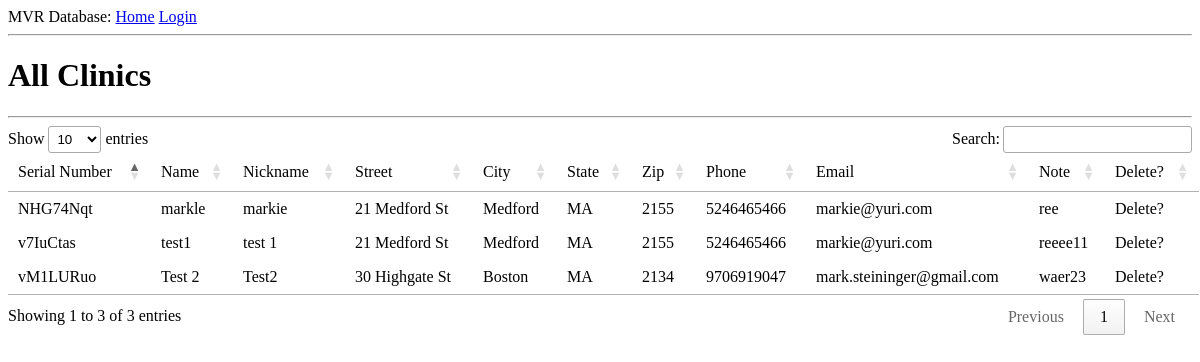
Before: /clinictable with the older database file.
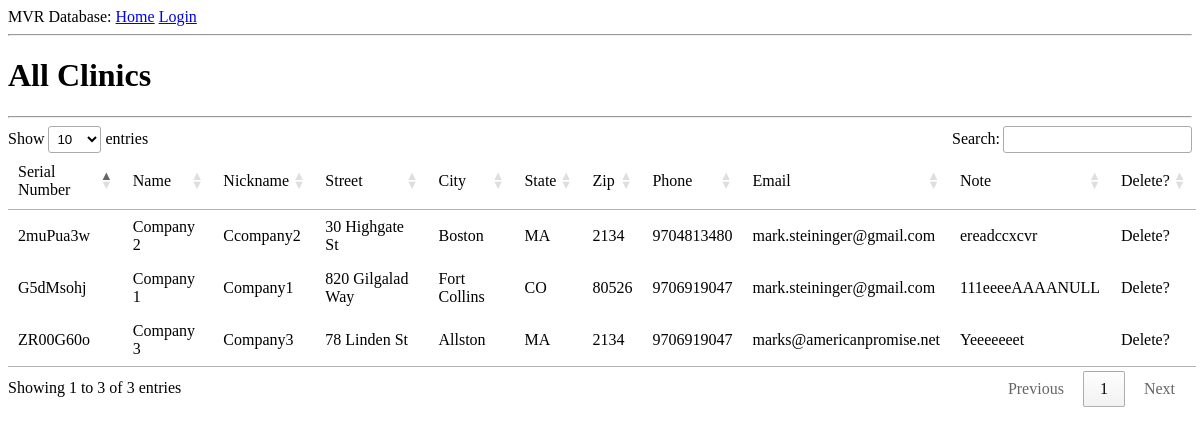
After: the same page with the newer database file.
### app/models.py (models this page shows, shortened)
class Clinic(db.Model):
    clinicSerialNum = db.Column(db.String(64), primary_key=True)
    company = db.Column(db.String(64), unique=True)
    nickname = db.Column(db.String(64), unique=True)
    street = db.Column(db.String(64))
    city = db.Column(db.String(64))
    state = db.Column(db.String(10))
    zip = db.Column(db.Integer)
    phone = db.Column(db.String(20))
    email = db.Column(db.String(64))
    note = db.Column(db.String(140))
    doctors = db.relationship('Doctor', backref='clinic', lazy='dynamic')

### app/routes.py (the view)
@app.route('/clinictable', methods=['GET', 'POST'])
def clinicTable():
    clinics = Clinic.query.all()
    return render_template('/tables/clinicTable.html',  title='All Clinics', clinics=clinics)

### app/templates/tables/clinicTable.html (shortened to what this page needs)
{% extends "base.html" %}
{% block content %}
<link rel="stylesheet" type="text/css" href="https://cdn.datatables.net/1.10.19/css/jquery.dataTables.min.css">
<h1>All Clinics</h1>
<hr />
    <table id="table-1">
        <thead>
            <tr>
                <td>Serial Number</td><td>Name</td><td>Nickname</td><td>Street</td><td>City</td><td>State</td><td>Zip</td><td>Phone</td><td>Email</td><td>Note</td><td>Delete?</td>
            </tr>
        </thead>
        <tbody>
        {% for c in clinics %}
        <tr>
            <td>{{ c.clinicSerialNum }}</td><td>{{ c.company }}</td><td>{{ c.nickname }}</td><td>{{ c.street }}</td><td>{{ c.city }}</td><td>{{ c.state }}</td><td>{{ c.zip }}</td><td>{{ c.phone }}</td><td>{{ c.email }}</td><td>{{ c.note }}</td><td>Delete?</td>
        </tr>
        {% endfor %}
        </tbody>
    </table>
{% endblock %}

### app/templates/base.html (shortened to what this page needs)
<!DOCTYPE html>
    <head>
     <link rel="stylesheet" href="{{ url_for('static',    filename='css/forms.css') }}">
    </head>
    <body>
        <div>
            MVR Database:
            <a href="{{ url_for('index') }}">Home</a>
            {% if current_user.is_anonymous %}
            <a href="{{ url_for('login') }}">Login</a>
            {% else %}
            <a href="{{ url_for('logout') }}">Logout</a>
            {% endif %}
        </div>
        <hr>
        {% block content %}{% endblock %}
    </body>
</html>

Changed rows visible on the page:
removed Clinic: clinicSerialNum "NHG74Nqt", company "markle", nickname "markie", street "21 Medford St", city "Medford", state "MA", zip "2155", phone "5246465466", email "markie@yuri.com", note "ree"
removed Clinic: clinicSerialNum "v7IuCtas", company "test1", nickname "test 1", street "21 Medford St", city "Medford", state "MA", zip "2155", phone "5246465466", email "markie@yuri.com", note "reeee11"
removed Clinic: clinicSerialNum "vM1LURuo", company "Test 2", nickname "Test2", street "30 Highgate St", city "Boston", state "MA", zip "2134", phone "9706919047", email "mark.steininger@gmail.com", note "waer23"
added Clinic: clinicSerialNum "G5dMsohj", company "Company 1", nickname "Company1", street "820 Gilgalad Way", city "Fort Collins", state "CO", zip "80526", phone "9706919047", email "mark.steininger@gmail.com", note "111eeeeAAAANULL"
added Clinic: clinicSerialNum "2muPua3w", company "Company 2", nickname "Ccompany2", street "30 Highgate St", city "Boston", state "MA", zip "2134", phone "9704813480", email "mark.steininger@gmail.com", note "ereadccxcvr"
added Clinic: clinicSerialNum "ZR00G60o", company "Company 3", nickname "Company3", street "78 Linden St", city "Allston", state "MA", zip "2134", phone "9706919047", email "marks@americanpromise.net", note "Yeeeeeeet"
